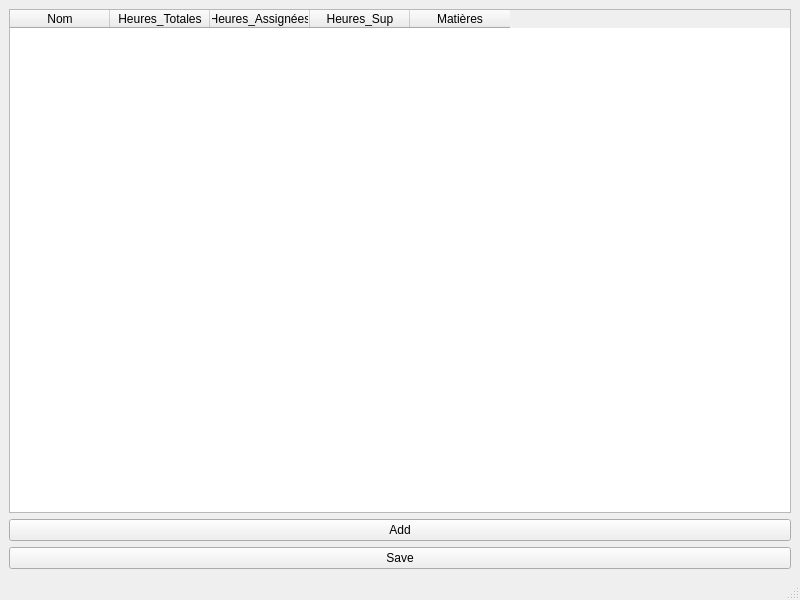
<?xml version="1.0" encoding="UTF-8"?>
<ui version="4.0">
 <class>MainWindow</class>
 <widget class="QMainWindow" name="MainWindow">
  <property name="geometry">
   <rect>
    <x>0</x>
    <y>0</y>
    <width>800</width>
    <height>600</height>
   </rect>
  </property>
  <property name="windowTitle">
   <string>MainWindow</string>
  </property>
  <widget class="QWidget" name="centralwidget">
   <layout class="QVBoxLayout" name="verticalLayout">
    <item>
     <widget class="QTableWidget" name="Profs_tableWidget">
      <property name="alternatingRowColors">
       <bool>true</bool>
      </property>
      <column>
       <property name="text">
        <string>Nom</string>
       </property>
      </column>
      <column>
       <property name="text">
        <string>Heures_Totales</string>
       </property>
      </column>
      <column>
       <property name="text">
        <string>Heures_Assignées</string>
       </property>
      </column>
      <column>
       <property name="text">
        <string>Heures_Sup</string>
       </property>
      </column>
      <column>
       <property name="text">
        <string>Matières</string>
       </property>
      </column>
     </widget>
    </item>
    <item>
     <widget class="QPushButton" name="Add_pushButton">
      <property name="text">
       <string>Add</string>
      </property>
     </widget>
    </item>
    <item>
     <widget class="QPushButton" name="Save_pushButton">
      <property name="text">
       <string>Save</string>
      </property>
     </widget>
    </item>
   </layout>
  </widget>
  <widget class="QMenuBar" name="menubar">
   <property name="geometry">
    <rect>
     <x>0</x>
     <y>0</y>
     <width>800</width>
     <height>22</height>
    </rect>
   </property>
  </widget>
  <widget class="QStatusBar" name="statusbar"/>
 </widget>
 <resources/>
 <connections/>
</ui>
